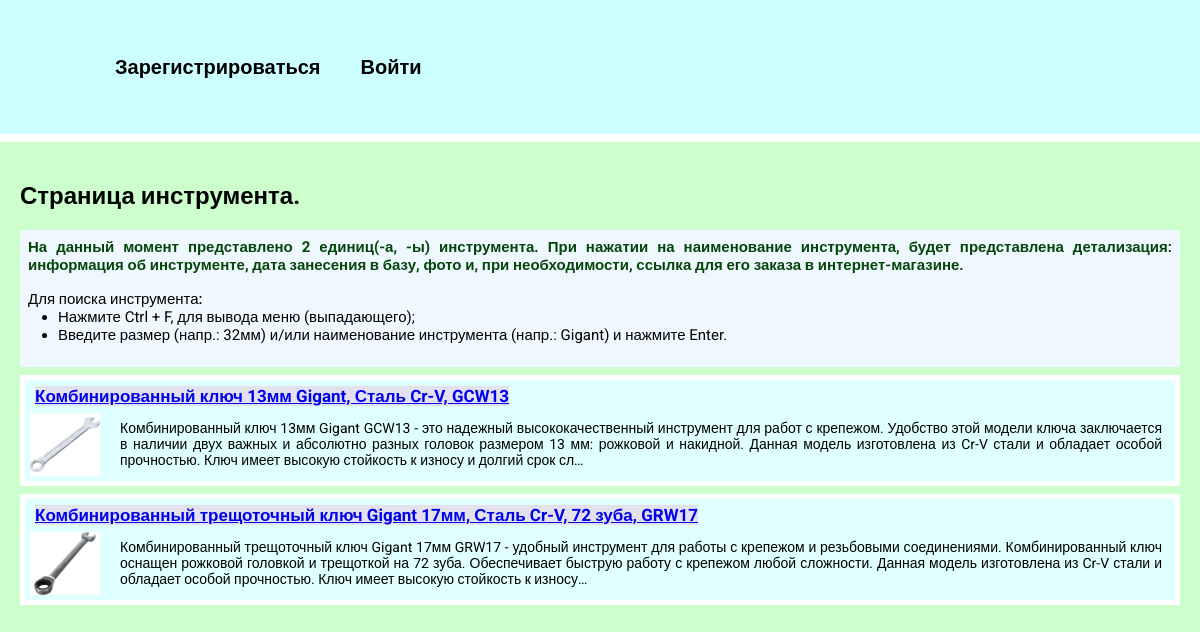
Page /techlog_tools/ on the earlier database version.
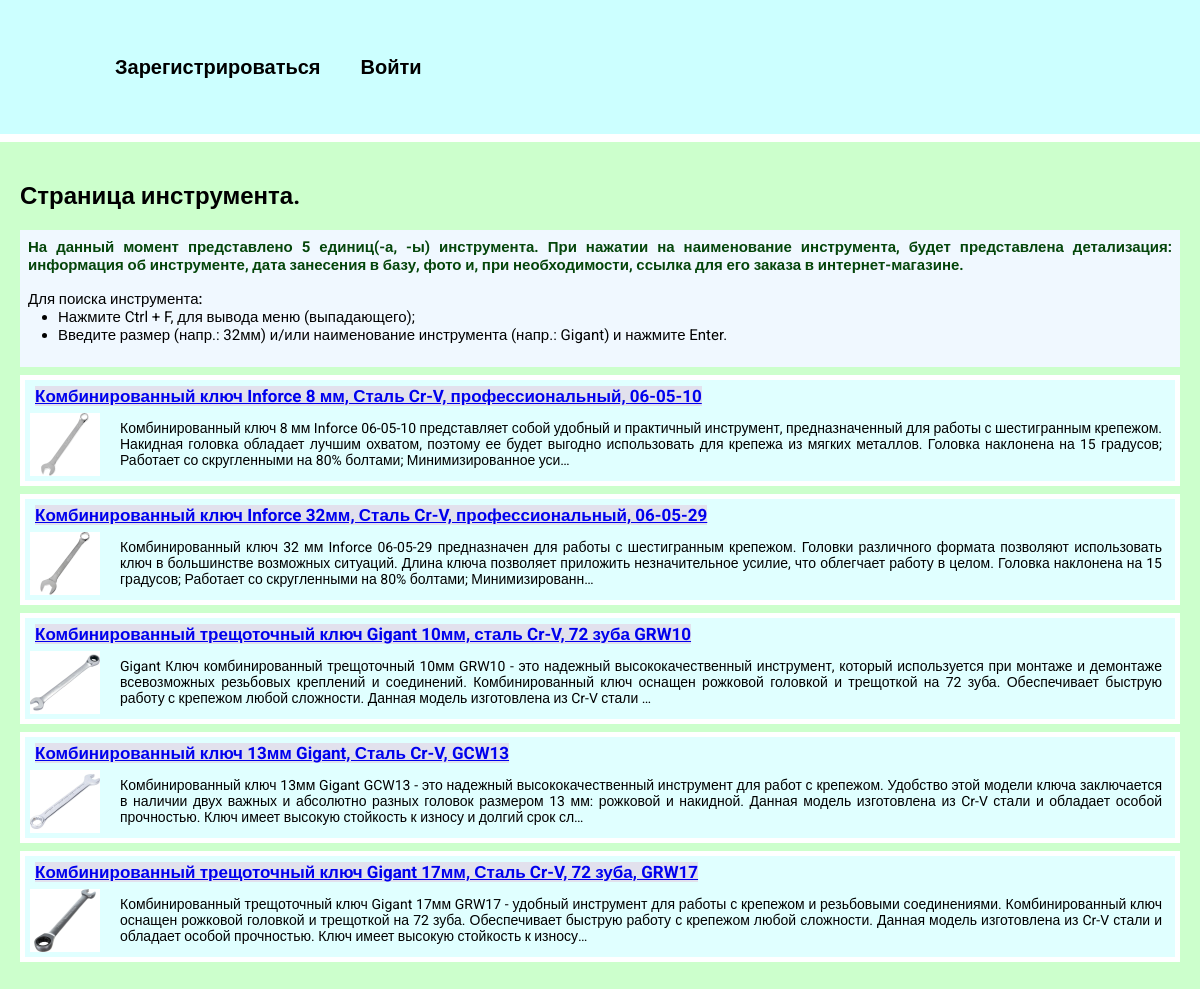
Same page on the later database version.
### techlog_tools/models.py (models this page shows, shortened)
class TechlogTools2(models.Model):
    title = models.CharField(max_length=100)
    description = models.TextField()
    date = models.DateField(blank=True)
    image = models.ImageField(upload_to='techlog_tools/images/')
    url = models.URLField(blank=True)  # Поле не обязательное для заполнения

### techlog_tools/views.py (the view)
# urls.py: path('', views.techlog_tools, name='techlogtools'),
def techlog_tools(request):
    tltools2 = TechlogTools2.objects.order_by('-date')  # all()
    return render(request, 'techlog_tools/techtools.html', {
        'tltools2': tltools2,
    })

### techlog_tools/templates/techlog_tools/techtools.html (shortened to what this page needs)
{% extends 'techlog_tools/base.html' %}
{% block content %}
<h2>Страница инструмента.</h2>
<h3 class="count">
    На данный момент представлено {{ tltools2.count }} единиц(-а, -ы) инструмента. При нажатии на наименование
    инструмента, будет представлена детализация: информация об инструменте, дата занесения в базу, фото и, при необходимости, ссылка для его заказа в интернет-магазине.
</h3>
<div class="count">
    <span><b>Для поиска инструмента: </b></span>
    <ul class="ul_details">
        <li>Нажмите Ctrl + F, для вывода меню (выпадающего);</li>
        <li>Введите размер (напр.: 32мм) и/или наименование инструмента (напр.: Gigant) и нажмите Enter.</li>
    </ul>
</div>
{% for tltool2 in tltools2 %}
<div class="element">
    <h2 class="top2"><a href="{% url 'tool_details' tltool2.id %}">{{ tltool2.title }}</a></h2>
    <div class="tltool2_text">
        <img src="{{ tltool2.image.url }}" alt="">
        <p>{{ tltool2.description|truncatechars:360 }}</p>
    </div>
</div>
{% endfor %}
{% endblock %}

Differences in the rows shown:
added TechlogTools2: title "Комбинированный ключ Inforce 8 мм, Сталь Cr-V, профессиональный, 06-05-10", image (picture), description "Комбинированный ключ 8 мм Inforce 06-05-10 представляет собой удобный и практичный инструмент, предназначенный для работы с шестигранным крепежом. Накидная головка обладает лучшим охватом, поэтому ее будет выгодно использовать для крепежа из мягких металлов. Головка наклонена на 15 градусов; Работает со скругленными на 80% болтами; Минимизированное уси…"
added TechlogTools2: title "Комбинированный ключ Inforce 32мм, Сталь Cr-V, профессиональный, 06-05-29", image (picture), description "Комбинированный ключ 32 мм Inforce 06-05-29 предназначен для работы с шестигранным крепежом. Головки различного формата позволяют использовать ключ в большинстве возможных ситуаций. Длина ключа позволяет приложить незначительное усилие, что облегчает работу в целом. Головка наклонена на 15 градусов; Работает со скругленными на 80% болтами; Минимизированн…"
added TechlogTools2: title "Комбинированный трещоточный ключ Gigant 10мм, сталь Cr-V, 72 зуба GRW10", image (picture), description "Gigant Ключ комбинированный трещоточный 10мм GRW10 - это надежный высококачественный инструмент, который используется при монтаже и демонтаже всевозможных резьбовых креплений и соединений. Комбинированный ключ оснащен рожковой головкой и трещоткой на 72 зуба. Обеспечивает быструю работу с крепежом любой сложности. Данная модель изготовлена из Cr-V стали …"
Other differences:
{{ tltools2.count }}: "2" → "5"
